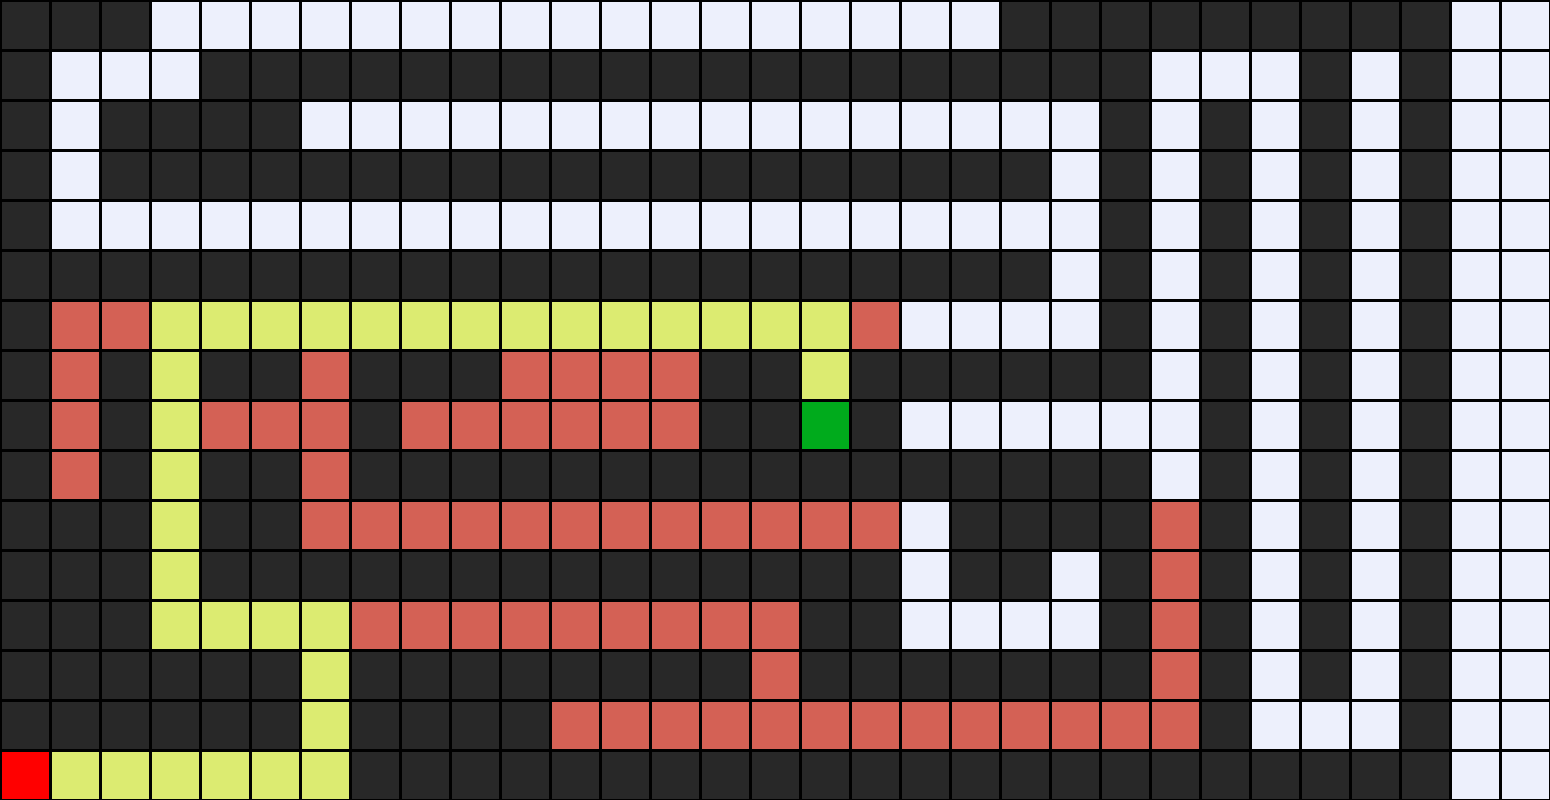

The Python source for this figure:
import sys

class Node():
    def __init__(self,state,parent,action):
        self.state = state
        self.parent = parent
        self.action = action

# Please finish this stack function for DFS
class StackFrontier():

    def __init__(self):
        """
        define an empty frontier
        """
        self.frontier = []

    def add(self,node):
        """
        adds node  to the frontier
        """    
        self.frontier.append(node)
        #raise NotImplementedError

    def contains_state(self,state):
        """
        checks if the frontier contains a particular state
        """  
        return (any(node.state==state for node in self.frontier)) 
        #raise NotImplementedError

    def empty(self):
        """
        check whether the frontier is empty or not
        """  
        return (len(self.frontier)==0) 
        #raise NotImplementedError

    def remove(self):
        """
        remove node to the frontier based on stack structure
        """  
        if not self.empty():
            node=self.frontier[-1]
            self.frontier=self.frontier[:-1]
            #Last in First out
            return node  
        else:
            raise Exception("The Frontier Is Empty")
        #raise NotImplementedError


# Please finish this queue function for BFS
class QueueFrontier(StackFrontier):
    def remove(self):
        """
        remove node to the frontier based on queue structure
        """    
        if not self.empty():
            node=self.frontier[0]
            self.frontier=self.frontier[1:]
            #First in First out
            return node
        else:
            raise Exception("The Frontier Is Empty")
        #raise NotImplementedError

class Maze():
    def __init__(self,filename):

        # Read file and set height and width of maze 
        with open(filename) as f:
            contents = f.read()

        # validate start and goal
        if contents.count("A")!=1:
            raise Exception("maze must have exactly one start point")

        if contents.count("B")!=1:
            raise Exception("maze must have exactly one goal")

        # Determine height and width of maze
        contents = contents.splitlines()
        self.height = len(contents)
        self.width = max(len(line) for line in contents)

        # Keep track of walls
        self.walls = []
        for i in range(self.height):
            row = []
            for j in range(self.width):
                try:
                    if contents[i][j] == "A":
                        self.start = (i,j)
                        row.append(False)
                    elif contents[i][j] == "B":
                        self.goal = (i,j)
                        row.append(False)
                    elif contents[i][j] == " ":
                        row.append(False)
                    else:
                        row.append(True)
                except IndexError:
                    row.append(False)
            self.walls.append(row)

        self.solution = None

    def print(self):
        solution = self.solution[1] if self.solution is not None else None
        print()

        for i, row in enumerate(self.walls):
            for j, col in enumerate(row):
                if col:
                    print("▊", end="")
                elif (i,j) == self.start:
                    print("A", end="")
                elif (i,j) == self.goal:  
                    print("B", end="")
                elif solution is not None and (i ,j) in solution:
                    print("*", end="")
                else:
                    print(" ", end="")
            print()
        print()

    def neighbors(self,state):
        row, col = state

        # All possible actions
        candidates = [
            ("up", (row -1, col)),
            ("down", (row+1, col)),
            ("left", (row, col -1)),
            ("right", (row, col +1))
        ]

        # Ensure action are valid 
        result = []
        for action, (r,c) in candidates:
            try:
                if not self.walls[r][c] and (r > -1) and (c > -1):
                    result.append((action, (r,c)))
            except IndexError:
                continue
        return result

    # plese finish the solve function that help the machine to figure out how to actually get from point A to point B
    def solve(self):
        """ Finds a solution to maze, if one exists, '"""

        # Record the number of explored states 
        self.Explored_Num = 0

        #Revised Approach in Slide1 
        #Start with a frontier that contains the initial state
        start = Node(state=self.start,parent=None,action=None)
        #Frontier = StackFrontier() 
        Frontier = QueueFrontier() 

        Frontier.add(start)
        self.Explored = set()

        """
        finish the rest of code based on the pseudocode we talked in the class 
        """    

        #Repeat
        while True:
            # If the frontier is empty, then no solution
            if Frontier.empty():
                sys.exit("No Solution Exist")     
                
            # Remove a node from the frontier according to BFS or DFS
            node = Frontier.remove()
            self.Explored_Num += 1

            # If node contains goal state, return the solution
            if node.state==self.goal:
                cells  = []
                actions= []
                while node.parent is not None:
                    cells.append(node.state)
                    actions.append(node.action)
                    node = node.parent
                cells.reverse()
                actions.reverse()
                self.solution=(actions,cells)
                return

            #Add the node to the explored set
            self.Explored.add(node.state)

            #Expand node
            for action,state in self.neighbors(node.state):
                #Adding resulting node to the frontier if
                #they are not already in the frontier or the explored set
                if (state not in self.Explored) and (not Frontier.contains_state(state)):
                    ChildNode = Node(state=state,parent=node,action=action)
                    Frontier.add(ChildNode)
        #raise NotImplementedError


    def output_image(self, filename, show_solution = True, show_explored= False):
        from PIL import Image, ImageDraw
        cell_size = 50
        cell_border = 2

        # Create a black canvas
        img = Image.new(
            "RGBA",
            (self.width * cell_size, self.height *cell_size),
            "black"
        )
        draw = ImageDraw.Draw(img)

        solution = self. solution[1] if self.solution is not None else None

        print(self.Explored)

        for i, row in enumerate(self.walls):
            for j, col in enumerate(row):

                # Walls
                if col:
                    fill = (40,40,40)

                # Start
                elif (i,j) == self.start:
                    fill = (255, 0 ,0)

                # Goal
                elif (i, j) == self.goal:
                    fill = (0,171,28)


                #Solution
                elif solution is not None and show_solution and (i, j) in solution:
                    fill = (220,235,113)

                # Explored
                elif solution is not None and show_explored and (i, j) in self.Explored:
                    fill = (212,97,85)
                
                # Empty cell
                else:
                    fill = (237, 240, 252)


                # Draw cell
                draw.rectangle(
                    ([ ( j*cell_size + cell_border,  i*cell_size + cell_border ),
                       ( (j+1)*cell_size - cell_border, (i+1)*cell_size - cell_border  ) ]),
                    fill=fill
                )

        img.save(filename)


if len(sys.argv) !=2:
    sys.exit("Usage: python maze.py maze.txt")

m = Maze(sys.argv[1])
print("Maze:")
m.print()
print("Solving...")
m.solve()
print("States Explored:", m.Explored_Num)
print("Solution:")
m.print()
#m.output_image("maze.png")
m.output_image("maze.png", show_explored = True)
    













        



            


